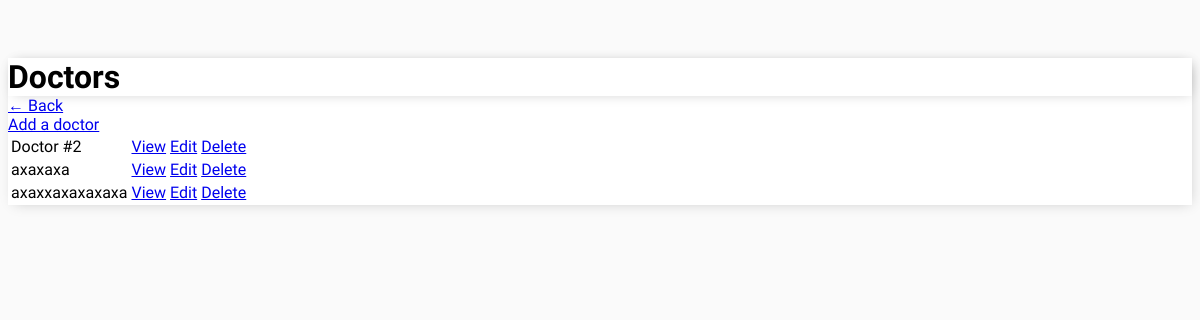
Screenshot of /doctors/ (signed in) with the database file from the repository.
### base/models.py (models this page shows, shortened)
class Doctor(models.Model):
    user = models.ForeignKey(User, on_delete=models.CASCADE, null=True, blank=True)
    date_of_birth = models.DateField(null=True, blank=True)
    iin_number = models.IntegerField(null=True, blank=True)
    id_number = models.IntegerField(null=True, blank=True)
    name_surname_middlename = models.CharField(max_length=100, null=True, blank=True)
    contact_number = models.CharField(max_length=100, null=True, blank=True)
    department_id = models.CharField(max_length=100, null=True, blank=True)
    specialization_details_id = models.CharField(max_length=100, null=True, blank=True)
    experience_in_years = models.IntegerField(null=True, blank=True)
    photo_of_the_doctor = models.ImageField(upload_to=None, height_field=None, width_field=None, max_length=100, null=True, blank=True)
    category =models.CharField(max_length=100, null=True, blank=True)
    price_of_the_appointment = models.CharField(max_length=100, null=True, blank=True)
    schedule_details = models.CharField(max_length=100, null=True, blank=True)
    degree_or_education = models.CharField(max_length=100, null=True, blank=True)
    rating = models.IntegerField(null=True, blank=True)
    address = models.CharField(max_length=100, null=True, blank=True)
    homepage_url = models.CharField(max_length=100, null=True, blank=True)
    class Meta:
        ordering = ['name_surname_middlename']

### base/views.py (the view)
# urls.py: path('doctors/', DoctorList.as_view(), name='doctors'),
class DoctorList(LoginRequiredMixin, ListView):
    model = Doctor
    context_object_name = 'doctors'
    template_name = 'base/doctor_list.html'

### base/templates/base/doctor_list.html
{% extends 'base/main.html' %}
{% block content %}
<h1>Doctors</h1>
<a href="{% url 'admin-page' %}">&#8592; Back</a>
<br>
<a href="{% url 'doctor-create' %}">Add a doctor</a>
<table>
    {% for doctor in doctors %}
    <tr>
        <td>{{doctor.name_surname_middlename}}</td>
        <td><a href="{% url 'doctor' doctor.id %}">View</a></td>
        <td><a href="{% url 'doctor-update' doctor.id %}">Edit</a></td>
        <td><a href="{% url 'doctor-delete' doctor.id %}">Delete</a></td>
    </tr>
    {% empty %}
    <h3>No doctors in list</h3>
    {% endfor %}
</table>
{% endblock content %}

### base/templates/base/main.html (style rules this page uses)
body { background-color: #FAFAFA; font-family: 'Mukta', sans-serif; padding-top: 50px; }
h1, h2, h3, h4, h5, h6, .container { max-width: 1200px; margin: auto; background-color: #fff; -webkit-box-shadow: 2px 2px 13px -4px rgba(0, 0, 0, 0.21); box-shadow: 2px 2px 13px -4px rgba(0, 0, 0, 0.21); }

### rows the page displays
Doctor: name_surname_middlename "Doctor #2"
Doctor: name_surname_middlename "axaxaxa"
Doctor: name_surname_middlename "axaxxaxaxaxaxa"
